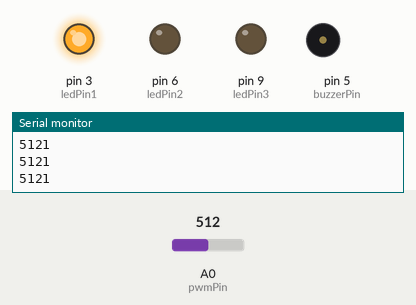
This sketch was run on a simulated Arduino Uno, built with avr-gcc and run on an emulated ATmega328P. On the bench: output pins drawn as LEDs (lit = HIGH), buzzer (waves = sounding, pin HIGH), the last lines printed to the serial monitor. Inputs (shaded band) come from the test bench; at power-on: A0 (pwmPin) = 512.

Above: at 1.2 s.
1.3 s: A0 (pwmPin) set to 670
2.8 s: A0 (pwmPin) set to 691
At 4.0 s:
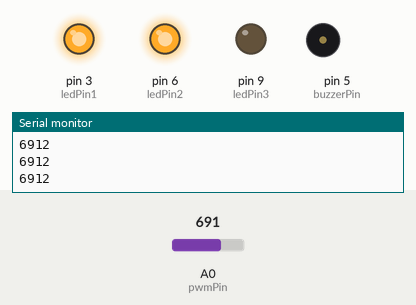
4.3 s: A0 (pwmPin) set to 1011
5.8 s: A0 (pwmPin) set to 1023
At 6.9 s:
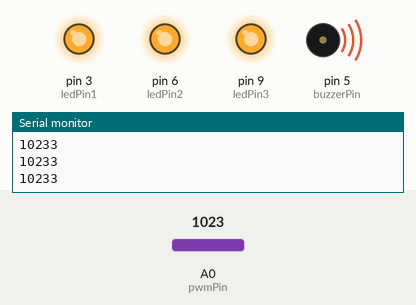
7.3 s: A0 (pwmPin) set to 306
At 8.3 s:
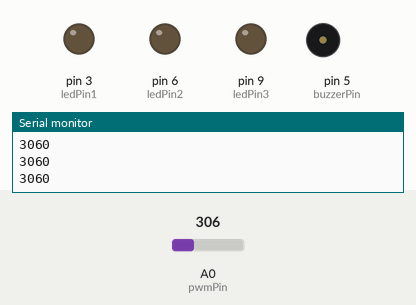
8.8 s: A0 (pwmPin) set to 325
10.3 s: A0 (pwmPin) set to 351
At 11.0 s:
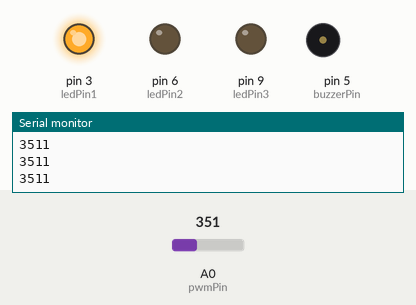
Timing chart, 0 to 12.8 s (numbered marks = the images above; inputs shaded):
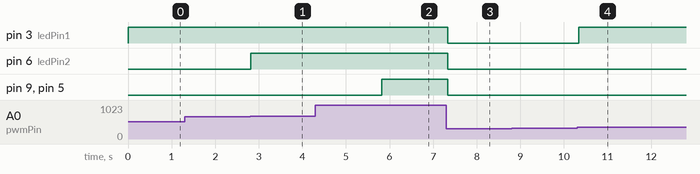

The sketch:

04-exercise.ino
```cpp
// set the pin numbers for the LEDs, the buzzer and the potentiometer
int ledPin1 = 3;
int ledPin2 = 6;
int ledPin3 = 9;
int buzzerPin = 5;
int pwmPin  = A0;

// variable to store the value read from the potentiometer
unsigned int readValue;
int level;

// function that runs once when you press reset or power the board
void setup() {
  // set the LED pins and the buzzer pin as output and start the serial communication for debugging
  pinMode(ledPin1, OUTPUT);
  pinMode(ledPin2, OUTPUT);
  pinMode(ledPin3, OUTPUT);
  pinMode(buzzerPin, OUTPUT);
  Serial.begin(9600);
}

// function that repeats indefinitely when the arduino is powered on
void loop() {
  // read the value from the potentiometer, print it to the serial monitor for debugging, map it to a value between 0 and 3 and write it to the LEDs and the buzzer
  readValue = analogRead(pwmPin);
  Serial.print(readValue);

  level = map(readValue, 0, 1023, 0, 3);
  Serial.println(level);

  digitalWrite(ledPin1, level >= 1 ? HIGH : LOW);
  digitalWrite(ledPin2, level >= 2 ? HIGH : LOW);
  digitalWrite(ledPin3, level >= 3 ? HIGH : LOW);
  digitalWrite(buzzerPin, level == 3 ? HIGH : LOW);

  delay(100);
}
```

Measured:
- the behaviour switches between 681 and 682 on A0 (pwmPin) (found by bisection; images 0 and 1)
- the behaviour switches between 1022 and 1023 on A0 (pwmPin) (found by bisection; images 1 and 2)
- the behaviour switches between 340 and 341 on A0 (pwmPin) (found by bisection; images 3 and 4)
- after the input at 2.8 s, pin 6 (ledPin2): LOW → HIGH at once
- after the input at 5.8 s, pin 9 (ledPin3), pin 5 (buzzerPin): LOW → HIGH at once
- after the input at 7.3 s, pin 3 (ledPin1), pin 6 (ledPin2), pin 9 (ledPin3), pin 5 (buzzerPin): HIGH → LOW at once
- after the input at 10.3 s, pin 3 (ledPin1): LOW → HIGH at once
